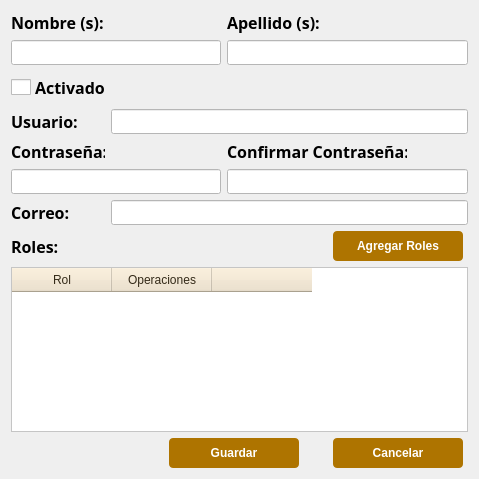
          <widget class="QWidget" name="scrollAreaWidgetContents_3">
           <property name="geometry">
            <rect>
             <x>0</x>
             <y>0</y>
             <width>479</width>
             <height>479</height>
            </rect>
           </property>
           <layout class="QGridLayout" name="gridLayout">
            <item row="0" column="0" colspan="2">
             <widget class="QLabel" name="label_49">
              <property name="minimumSize">
               <size>
                <width>94</width>
                <height>0</height>
               </size>
              </property>
              <property name="maximumSize">
               <size>
                <width>94</width>
                <height>16777215</height>
               </size>
              </property>
              <property name="font">
               <font>
                <family>Century Gothic</family>
                <pointsize>12</pointsize>
                <weight>75</weight>
                <bold>true</bold>
               </font>
              </property>
              <property name="text">
               <string>Nombre (s):</string>
              </property>
             </widget>
            </item>
            <item row="0" column="3">
             <widget class="QLabel" name="label_50">
              <property name="minimumSize">
               <size>
                <width>94</width>
                <height>0</height>
               </size>
              </property>
              <property name="maximumSize">
               <size>
                <width>94</width>
                <height>16777215</height>
               </size>
              </property>
              <property name="font">
               <font>
                <family>Century Gothic</family>
                <pointsize>12</pointsize>
                <weight>75</weight>
                <bold>true</bold>
               </font>
              </property>
              <property name="text">
               <string>Apellido (s):</string>
              </property>
             </widget>
            </item>
            <item row="1" column="0" colspan="3">
             <widget class="QLineEdit" name="leNombres">
              <property name="minimumSize">
               <size>
                <width>201</width>
                <height>25</height>
               </size>
              </property>
              <property name="maximumSize">
               <size>
                <width>8000</width>
                <height>25</height>
               </size>
              </property>
              <property name="font">
               <font>
                <family>Century Gothic</family>
                <pointsize>12</pointsize>
                <weight>75</weight>
                <bold>true</bold>
               </font>
              </property>
              <property name="styleSheet">
               <string notr="true">background : rgb(255,255,255)</string>
              </property>
              <property name="maxLength">
               <number>50</number>
              </property>
             </widget>
            </item>
            <item row="1" column="3" colspan="2">
             <widget class="QLineEdit" name="leApellidos">
              <property name="maximumSize">
               <size>
                <width>257</width>
                <height>25</height>
               </size>
              </property>
              <property name="font">
               <font>
                <family>Century Gothic</family>
                <pointsize>12</pointsize>
                <weight>75</weight>
                <bold>true</bold>
               </font>
              </property>
              <property name="styleSheet">
               <string notr="true">background : rgb(255,255,255)</string>
              </property>
              <property name="maxLength">
               <number>50</number>
              </property>
             </widget>
            </item>
            <item row="2" column="0" colspan="2">
             <widget class="QCheckBox" name="cbActivado">
              <property name="font">
               <font>
                <family>Century Gothic</family>
                <pointsize>12</pointsize>
                <weight>75</weight>
                <bold>true</bold>
               </font>
              </property>
              <property name="styleSheet">
               <string notr="true">QCheckBox::indicator:unchecked {
image : url(:/plugins/AdminUsers/icons/uncheck.png);
    width: 20px;
    height: 20px;
}

QCheckBox::indicator:checked {
    image: url(:/plugins/AdminUsers/icons/check.png);

    width: 25px;
    height: 25px;
}

QCheckBox::indicator:unchecked:disabled {
image : url(:/plugins/AdminUsers/icons/uncheck_disable.png);
    width: 20px;
    height: 20px;
}

QCheckBox::indicator:checked:disabled{
    image: url(:/plugins/AdminUsers/icons/check_disabled.png);

    width: 25px;
    height: 25px;
}



QCheckBox {
    spacing: 4px;
    outline: none;
    padding-top: 4px;
    padding-bottom: 4px;
}

QCheckBox:focus {
    border: none;
}

QCheckBox QWidget:disabled {
    background-color: #19232D;
    color: #787878;
}

QCheckBox::indicator {
    margin-left: 4px;
    width: 16px;
    height: 16px;
}</string>
              </property>
              <property name="text">
               <string>Activado</string>
              </property>
              <property name="checked">
               <bool>false</bool>
              </property>
             </widget>
            </item>
            <item row="3" column="0">
             <widget class="QLabel" name="label_48">
              <property name="minimumSize">
               <size>
                <width>94</width>
                <height>0</height>
               </size>
              </property>
              <property name="maximumSize">
               <size>
                <width>94</width>
                <height>16777215</height>
               </size>
              </property>
              <property name="font">
               <font>
                <family>Century Gothic</family>
                <pointsize>12</pointsize>
                <weight>75</weight>
                <bold>true</bold>
               </font>
              </property>
              <property name="text">
               <string>Usuario:</string>
              </property>
             </widget>
            </item>
            <item row="3" column="1" colspan="4">
             <widget class="QLineEdit" name="leUsuario">
              <property name="minimumSize">
               <size>
                <width>257</width>
                <height>25</height>
               </size>
              </property>
              <property name="maximumSize">
               <size>
                <width>800</width>
                <height>25</height>
               </size>
              </property>
              <property name="font">
               <font>
                <family>Century Gothic</family>
                <pointsize>12</pointsize>
                <weight>75</weight>
                <bold>true</bold>
               </font>
              </property>
              <property name="styleSheet">
               <string notr="true">background : rgb(255,255,255)</string>
              </property>
              <property name="maxLength">
               <number>50</number>
              </property>
             </widget>
            </item>
            <item row="4" column="0" colspan="2">
             <widget class="QLabel" name="lbContrUno">
              <property name="minimumSize">
               <size>
                <width>94</width>
                <height>0</height>
               </size>
              </property>
              <property name="maximumSize">
               <size>
                <width>94</width>
                <height>16777215</height>
               </size>
              </property>
              <property name="font">
               <font>
                <family>Century Gothic</family>
                <pointsize>12</pointsize>
                <weight>75</weight>
                <bold>true</bold>
               </font>
              </property>
              <property name="text">
               <string>Contraseña:</string>
              </property>
             </widget>
            </item>
            <item row="4" column="3" colspan="2">
             <widget class="QLabel" name="lbContrDos">
              <property name="minimumSize">
               <size>
                <width>94</width>
                <height>0</height>
               </size>
              </property>
              <property name="maximumSize">
               <size>
                <width>180</width>
                <height>16777215</height>
               </size>
              </property>
              <property name="font">
               <font>
                <family>Century Gothic</family>
                <pointsize>12</pointsize>
                <weight>75</weight>
                <bold>true</bold>
               </font>
              </property>
              <property name="text">
               <string>Confirmar Contraseña:</string>
              </property>
             </widget>
            </item>
            <item row="5" column="0" colspan="3">
             <widget class="QgsPasswordLineEdit" name="mleContrUno">
              <property name="minimumSize">
               <size>
                <width>201</width>
                <height>25</height>
               </size>
              </property>
              <property name="maximumSize">
               <size>
                <width>8000</width>
                <height>25</height>
               </size>
              </property>
              <property name="font">
               <font>
                <family>Century Gothic</family>
                <pointsize>12</pointsize>
                <weight>75</weight>
                <bold>true</bold>
               </font>
              </property>
              <property name="styleSheet">
               <string notr="true">background : rgb(255,255,255)</string>
              </property>
              <property name="maxLength">
               <number>60</number>
              </property>
             </widget>
            </item>
            <item row="5" column="3" colspan="2">
             <widget class="QgsPasswordLineEdit" name="mleContrDos">
              <property name="minimumSize">
               <size>
                <width>241</width>
                <height>25</height>
               </size>
              </property>
              <property name="maximumSize">
               <size>
                <width>8000</width>
                <height>25</height>
               </size>
              </property>
              <property name="font">
               <font>
                <family>Century Gothic</family>
                <pointsize>12</pointsize>
                <weight>75</weight>
                <bold>true</bold>
               </font>
              </property>
              <property name="styleSheet">
               <string notr="true">background : rgb(255,255,255)</string>
              </property>
              <property name="maxLength">
               <number>60</number>
              </property>
              <property name="echoMode">
               <enum>QLineEdit::Password</enum>
              </property>
             </widget>
            </item>
            <item row="6" column="0">
             <widget class="QLabel" name="label_47">
              <property name="minimumSize">
               <size>
                <width>94</width>
                <height>0</height>
               </size>
              </property>
              <property name="maximumSize">
               <size>
                <width>16777215</width>
                <height>16777215</height>
               </size>
              </property>
              <property name="font">
               <font>
                <family>Century Gothic</family>
                <pointsize>12</pointsize>
                <weight>75</weight>
                <bold>true</bold>
               </font>
              </property>
              <property name="text">
               <string>Correo:</string>
              </property>
             </widget>
            </item>
            <item row="6" column="1" colspan="4">
             <widget class="QLineEdit" name="leCorreo">
              <property name="minimumSize">
               <size>
                <width>257</width>
                <height>25</height>
               </size>
              </property>
              <property name="maximumSize">
               <size>
                <width>500</width>
                <height>25</height>
               </size>
              </property>
              <property name="font">
               <font>
                <family>Century Gothic</family>
                <pointsize>12</pointsize>
                <weight>75</weight>
                <bold>true</bold>
               </font>
              </property>
              <property name="styleSheet">
               <string notr="true">background : rgb(255,255,255)</string>
              </property>
              <property name="maxLength">
               <number>100</number>
              </property>
             </widget>
            </item>
            <item row="7" column="0" colspan="2">
             <widget class="QLabel" name="label_51">
              <property name="minimumSize">
               <size>
                <width>94</width>
                <height>0</height>
               </size>
              </property>
              <property name="maximumSize">
               <size>
                <width>94</width>
                <height>16777215</height>
               </size>
              </property>
              <property name="font">
               <font>
                <family>Century Gothic</family>
                <pointsize>12</pointsize>
                <weight>75</weight>
                <bold>true</bold>
               </font>
              </property>
              <property name="text">
               <string>Roles:</string>
              </property>
             </widget>
            </item>
            <item row="7" column="4">
             <widget class="QPushButton" name="btnAgregaRoles">
              <property name="minimumSize">
               <size>
                <width>130</width>
                <height>30</height>
               </size>
              </property>
              <property name="maximumSize">
               <size>
                <width>130</width>
                <height>30</height>
               </size>
              </property>
              <property name="font">
               <font>
                <weight>75</weight>
                <bold>true</bold>
               </font>
              </property>
              <property name="styleSheet">
               <string notr="true">QPushButton{
background : rgb(174, 116, 0);
color : rgb(255, 255, 255);
border-radius : 4px;
}
QPushButton::hover{
background : rgb(104, 69, 13);
color : rgb(255, 255, 255);
border-radius : 4px;
}
QPushButton:disabled {
background: rgb(217, 217, 217)
}</string>
              </property>
              <property name="text">
               <string>Agregar Roles</string>
              </property>
             </widget>
            </item>
            <item row="8" column="0" colspan="5">
             <widget class="QTableWidget" name="twRoles">
              <property name="minimumSize">
               <size>
                <width>0</width>
                <height>150</height>
               </size>
              </property>
              <property name="maximumSize">
               <size>
                <width>16777215</width>
                <height>250</height>
               </size>
              </property>
              <property name="styleSheet">
               <string notr="true">QTableWidget {background-color: white;}
QHeaderView::section
{
background-color: rgb(238,225,200);
color : rgb(52, 42, 24 );
text-align: right;
font-size:12px;
height:24px
}
QHeaderView {background-color: white;}</string>
              </property>
              <property name="sizeAdjustPolicy">
               <enum>QAbstractScrollArea::AdjustToContents</enum>
              </property>
              <column>
               <property name="text">
                <string>Rol</string>
               </property>
              </column>
              <column>
               <property name="text">
                <string>Operaciones</string>
               </property>
              </column>
              <column>
               <property name="text">
                <string/>
               </property>
              </column>
             </widget>
            </item>
            <item row="9" column="2" colspan="2">
             <widget class="QPushButton" name="btnOk">
              <property name="minimumSize">
               <size>
                <width>130</width>
                <height>30</height>
               </size>
              </property>
              <property name="maximumSize">
               <size>
                <width>130</width>
                <height>30</height>
               </size>
              </property>
              <property name="font">
               <font>
                <weight>75</weight>
                <bold>true</bold>
               </font>
              </property>
              <property name="styleSheet">
               <string notr="true">QPushButton{
background : rgb(174, 116, 0);
color : rgb(255, 255, 255);
border-radius : 4px;
}
QPushButton::hover{
background : rgb(104, 69, 13);
color : rgb(255, 255, 255);
border-radius : 4px;
}
QPushButton:disabled {
background: rgb(217, 217, 217)
}</string>
              </property>
              <property name="text">
               <string>Guardar</string>
              </property>
             </widget>
            </item>
            <item row="9" column="4">
             <widget class="QPushButton" name="btnCancelar_2">
              <property name="minimumSize">
               <size>
                <width>130</width>
                <height>30</height>
               </size>
              </property>
              <property name="maximumSize">
               <size>
                <width>130</width>
                <height>30</height>
               </size>
              </property>
              <property name="font">
               <font>
                <weight>75</weight>
                <bold>true</bold>
               </font>
              </property>
              <property name="styleSheet">
               <string notr="true">QPushButton{
background : rgb(174, 116, 0);
color : rgb(255, 255, 255);
border-radius : 4px;
}
QPushButton::hover{
background : rgb(104, 69, 13);
color : rgb(255, 255, 255);
border-radius : 4px;
}
QPushButton:disabled {
background: rgb(217, 217, 217)
}</string>
              </property>
              <property name="text">
               <string>Cancelar</string>
              </property>
             </widget>
            </item>
           </layout>
          </widget>
